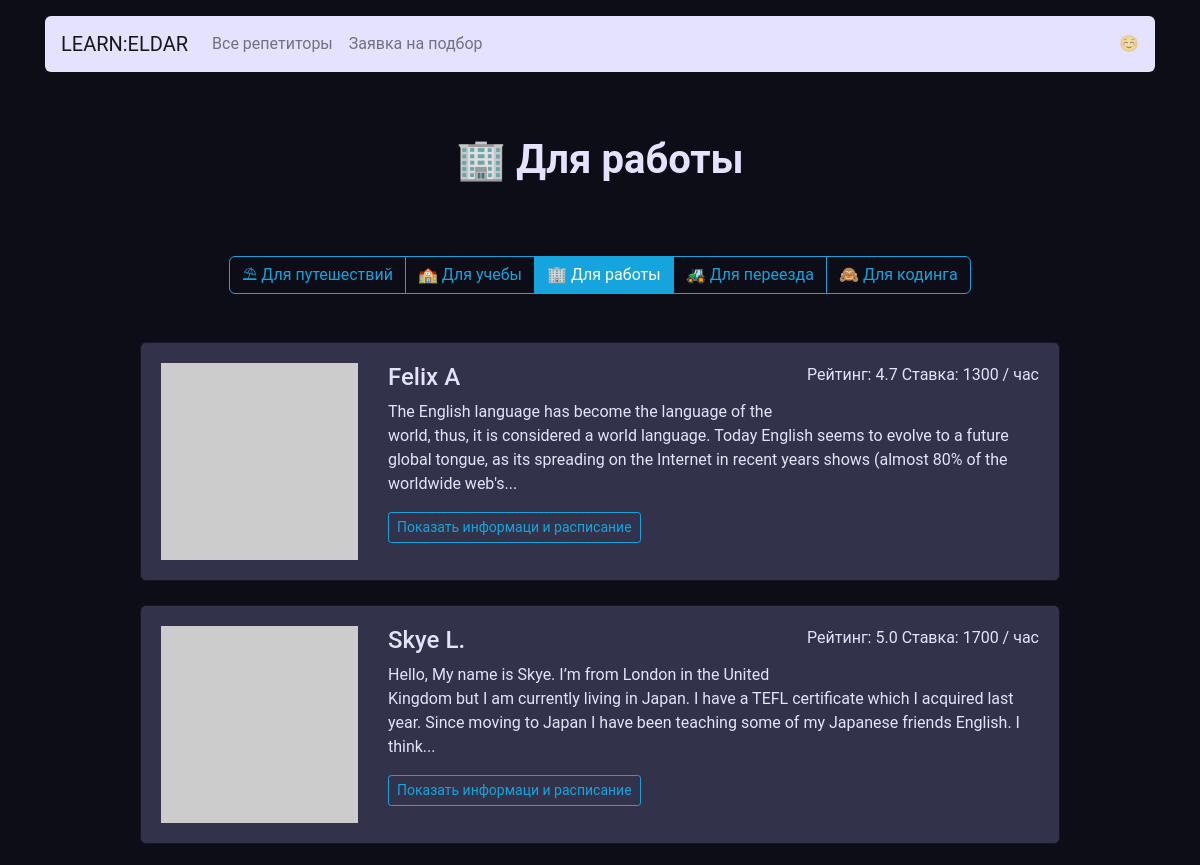
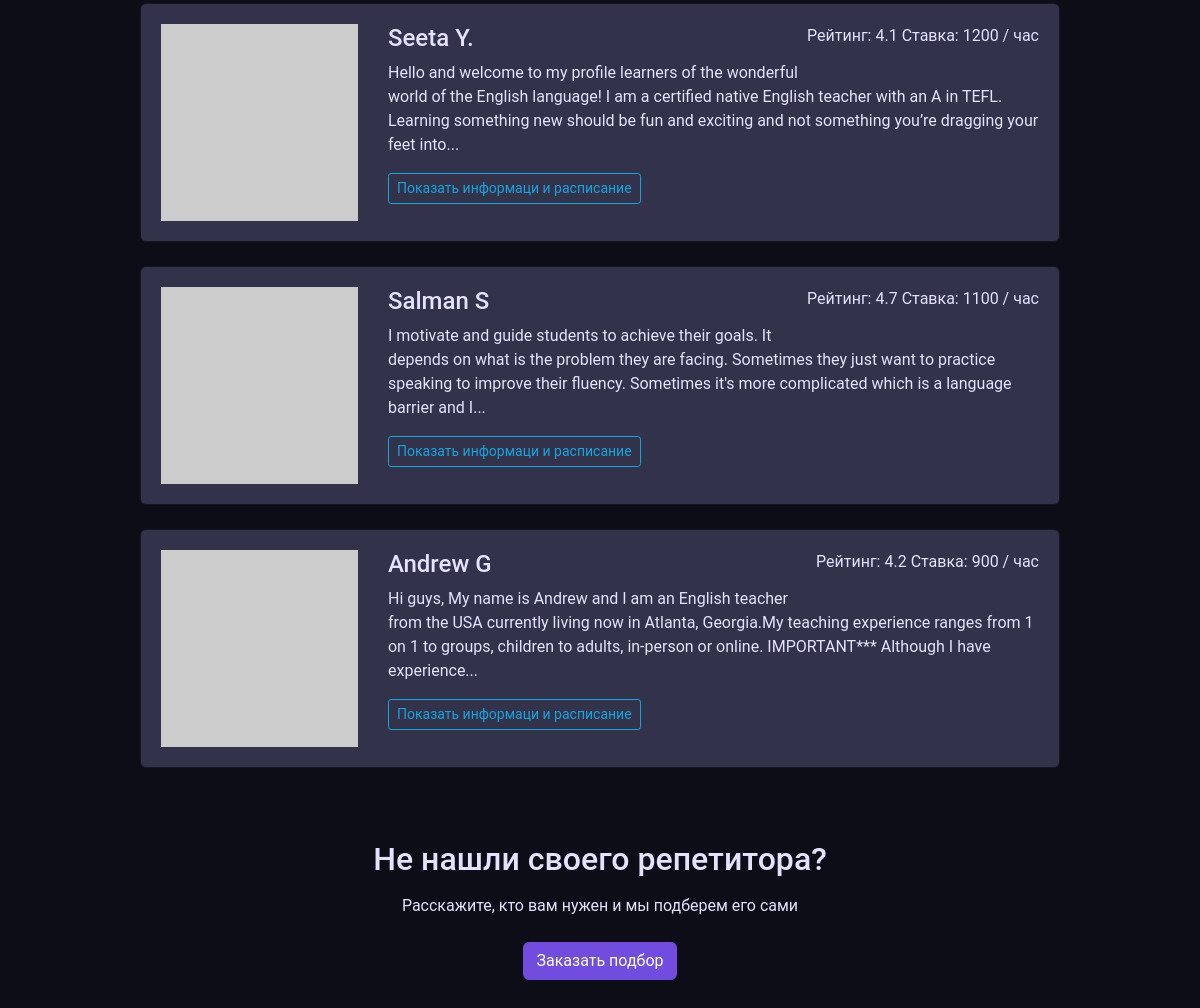
The app's page /goals/work/ with its own data (2 pictures, top to bottom).
### app.py (models this page shows)
class Teachers(db.Model):
    __tablename__ = 'teachers'
    id = db.Column('ID', db.Integer, primary_key=True)
    name = db.Column('Name', db.String)
    about = db.Column('About', db.String)
    rating = db.Column('Rating', db.Float)
    picture = db.Column('Picture', db.String)
    price = db.Column('Price', db.Integer)
    schedule = db.relationship('Schedule', backref='teacher')
    goals = db.relationship('Goals', secondary=teacher_goals_association, backref='teacher')
    booking = db.relationship('Booking', backref='teacher')

### app.py (the view)
@app.route('/goals/<goal>/')
def goals_render(goal):
    teachers_with_goals = db.session.query(Teachers).filter(Teachers.goals.any(goal_slug=goal)).all()
    return render_template('goal.html', goal_label=goals[goal], teachers=teachers_with_goals, goals=goals)

### templates/goal.html
{% extends 'base.html' %} {% block body %}
<main class="container mt-3">
    <h1 class="h1 text-center w-50 mx-auto mt-1 py-5 mb-4"><strong>{{ goal_label }}</strong></h1>
    <div class="text-center mb-5">
        <div class="btn-group mx-auto mb-0" role="group" aria-label="Basic example">
            {% for key,value in goals.items() %}
            <a href="/goals/{{ key }}" class="btn btn-outline-secondary
            {% if request.path == '/goals/' + key + '/' %}active{% endif %}">{{ value }}</a>
            {% endfor %}
        </div>
    </div>
    <div class="row">
        <div class="col-12 col-lg-10 offset-lg-1 m-auto">
            {% for teacher in teachers %}
            <div class="card mb-4">
                <div class="card-body">
                    <div class="row">
                        <div class="col-3"><img src="{{ teacher.picture }}" class="img-fluid" alt=""></div>
                        <div class="col-9">
                            <p class="float-right">Рейтинг: {{ teacher.rating }} Ставка: {{ teacher.price }} / час</p>
                            <h2 class="h4">{{ teacher.name }}</h2>
                            <p>{{ teacher.about | truncate(250) }}</p>
                            <a href="/profile/{{ teacher.id }}" class="btn btn-outline-secondary btn-sm mr-3 mb-2">Показать
                                информаци и расписание</a>
                        </div>
                    </div>
                </div>
            </div>
            {% endfor %}
        </div>
    </div>
    <h2 class="text-center mt-5 mb-3">Не нашли своего репетитора?</h2>
    <p class="text-center mb-4">Расскажите, кто вам нужен и мы подберем его сами</p>
    <div class="text-center pb-5">
        <a href="request.html" class="btn btn-primary">Заказать подбор</a>
    </div>
</main>
{% endblock %}

### records on screen
Teachers: rating "4.7", price "1300", name "Felix A", about "The English language has become the language of the world, thus, it is considered a world language. Today English seems to evolve to a future global tongue, as its spreading on the Internet in recent years shows (almost 80% of the worldwide web's..."
Teachers: rating "5.0", price "1700", name "Skye L.", about "Hello, My name is Skye. I’m from London in the United Kingdom but I am currently living in Japan. I have a TEFL certificate which I acquired last year. Since moving to Japan I have been teaching some of my Japanese friends English. I think..."
Teachers: rating "4.1", price "1200", name "Seeta Y.", about "Hello and welcome to my profile learners of the wonderful world of the English language! I am a certified native English teacher with an A in TEFL. Learning something new should be fun and exciting and not something you’re dragging your feet into..."
Teachers: rating "4.7", price "1100", name "Salman S", about "I motivate and guide students to achieve their goals. It depends on what is the problem they are facing. Sometimes they just want to practice speaking to improve their fluency. Sometimes it's more complicated which is a language barrier and I..."
Teachers: rating "4.2", price "900", name "Andrew G", about "Hi guys, My name is Andrew and I am an English teacher from the USA currently living now in Atlanta, Georgia.My teaching experience ranges from 1 on 1 to groups, children to adults, in-person or online. IMPORTANT*** Although I have experience..."

### other values on screen
{{ goal_label }} "🏢 Для работы"
{{ value }} "⛱ Для путешествий" "🏫 Для учебы" "🏢 Для работы" "🚜 Для переезда" "🙈 Для кодинга"
